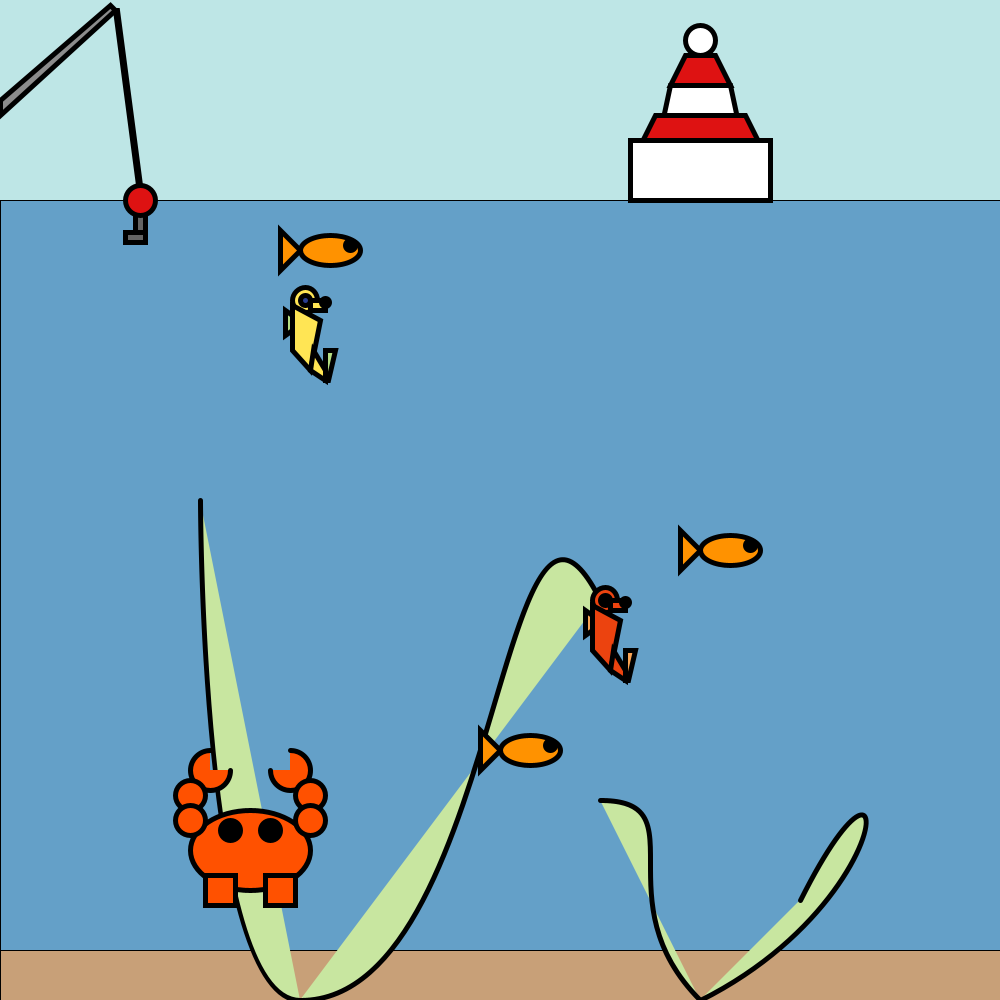
Frame 1 (no input)
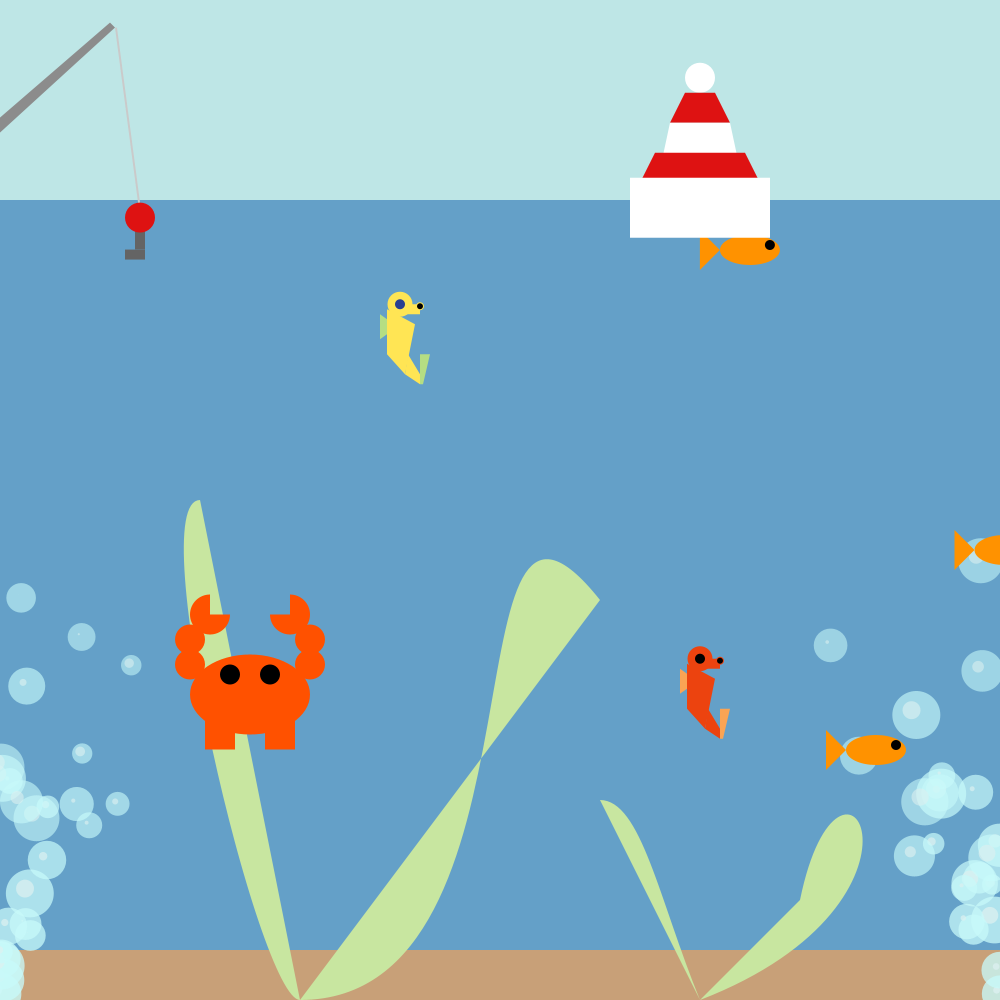
Frame 60 (the mouse pressed at the canvas centre just before this capture)
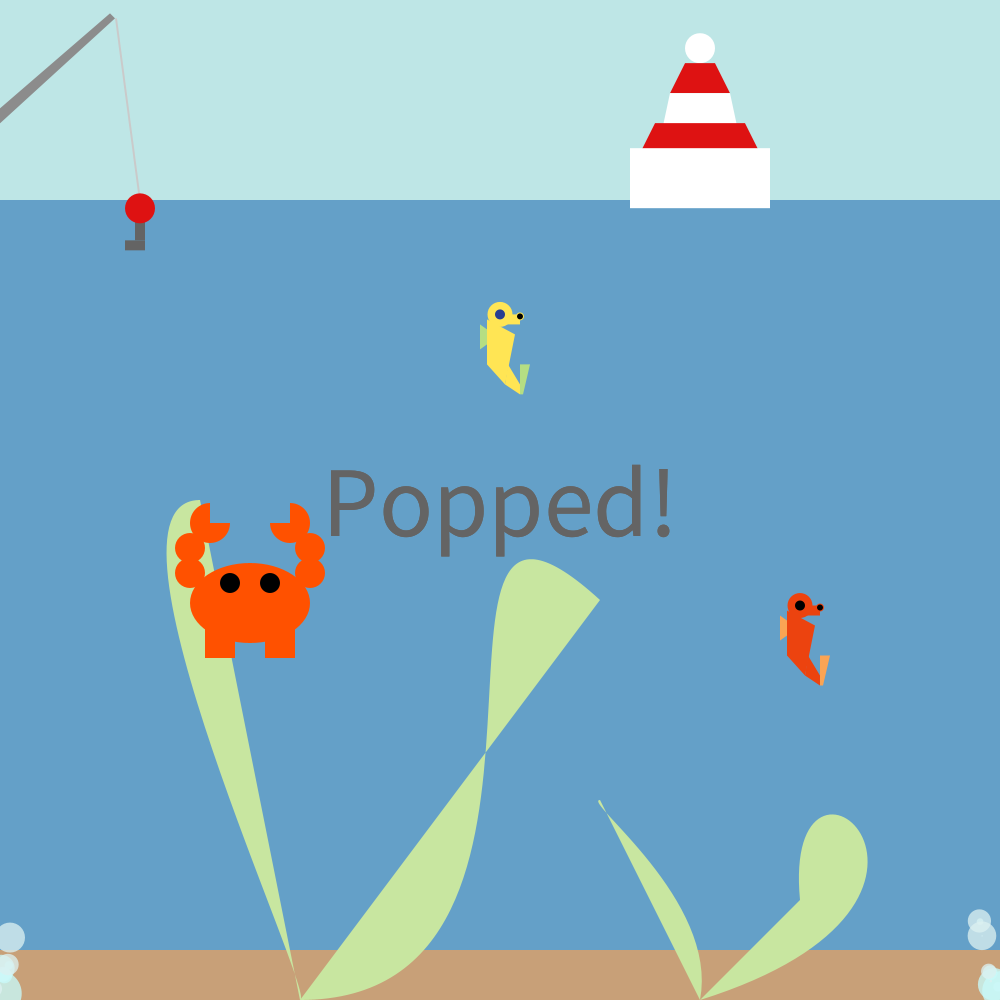
Frame 120 (the mouse held since frame 60 and released just before this capture)

The Processing sketch that drew these frames (run headless with seeded random() and noise(); from frame 60 on, the mouse is pressed at the canvas centre):

// Processing sketch: group_1_assignment6
// ── group_1_assignment6.pde
BubbleSystem bubs;
BubbleSystem bubs2;
float bz;
boolean change;

Crab crab1;

Fish fish1;
Fish fish2;
Fish fish3;

Buoy buoy;
Rod rod;
Seahorse seahorse;
Seahorse2 seahorse2;

void setup() {
  size(1000, 1000);
  //bubble = new Bubble(500, 900, random(-0.1, 0.01), random(-10, -5), 100, color(200, 250, 250));
  // creates two particle systems
  bubs = new BubbleSystem(0, 1000);
  bubs2 = new BubbleSystem(1000, 1000);
  crab1 =  new Crab(250, 850, 5, 0.05, 1);
  fish1 = new Fish(300, 250, 2.5, 0.2, 1);
  fish2 = new Fish(500, 750, 2, 0.25, 1);
  fish3 = new Fish(700, 550, 1.5, 0.4, 1);
  
  buoy = new Buoy(700, 40, 5.0, 60, 0.01);
  rod = new Rod(70, 0, 6.0, 10, 0.01);
  seahorse = new Seahorse(300, 300, 300, 500, 3.0, 330, 0.01);
  seahorse2 = new Seahorse2(0, 0, 0, 200, 1.0, 80, 0.01);
}

void draw() {
  // draw the sky, ocean, and ground
  background(190, 230, 230);
  fill(100, 160, 200);
  rect(0, 200, 1000, 800);
  fill(200, 160, 120);
  rect(0, 950, 1000, 50);
  strokeWeight(5);
  fill(200, 230, 160);
  bezier(300, 1000, 500 + bz, 1000, 500 - bz, 400, 600, 600);
  bezier(300, 1000, 200 + bz, 1000, 200 - bz, 500, 200, 500);
  bezier(700, 1000, 600 + bz, 900, 700 - bz, 800, 600, 800);
  bezier(700, 1000, 900 + bz, 900, 900 - bz, 700, 800, 900);
  if (bz >= 200) {
    change = false;
  }
  if (bz <= 0){
    change = true;
  }
  if (change == true)
  {
    bz += 1;
  } 
  else {
    bz -= 1;
  }

  // calls the particle system to create and move bubbles
  bubs.createBubbles();
  bubs.moveBubbles();
  bubs2.createBubbles();
  bubs2.moveBubbles();
  crab1.display();
  crab1.applyforces();
  fish1.display();
  fish1.move();
  fish1.reset();
  fish2.display();
  fish2.move();
  fish2.reset();
  fish3.display();
  fish3.move();
  fish3.reset();
  buoy.display();
  buoy.bob();
  seahorse.move();
  seahorse.display();
  seahorse.jump();
  rod.display();
  rod.bob();
  seahorse2.move();
  seahorse2.display();
  seahorse2.jump();
}

// ── Bubble.pde
class Bubble {
  float x, y;
  float vx, vy;
  float r;
  color c;
  float alpha = 200;

  Bubble(float x, float y, float vx, float vy, float r, color c) {
    this.x = x;
    this.y = y;
    this.vx = vx;
    this.vy = vy;
    this.r = r;
    this.c = c;
  }
  // add force (acceleration), velocity, and gravity to position
  void applyForces(float fx, float fy) { 
    // if the mouse is inside the ocean, move the bubble towards the mouse
    if (mouseX > 0 && mouseX < width && mouseY > 200 && mouseY < height) {
      PVector mouse = new PVector(mouseX, mouseY);
      mouse.x = mouseX - x;
      mouse.y = mouseY - y;
      mouse.setMag(0.8);
      fy = mouse.x;
      fy = mouse.y;
    }
    // change position based on velocity and acceleration
    vy += fy;
    vx += fx;
    y += vy;
    x += vx;
    // decrease alpha to transparency
    alpha -= 1;
  }

  // draws the bubbles as two ellipses
  void display() {
    noStroke();
    fill(c, alpha);
    ellipse(x, y, r, r);
    fill(220, 240, 240, alpha);
    ellipse(x - r/10, y - r/10, r-30, r-30);
  }
  
  // decrease the radius to make the bubbles gradually disappear
  void disappear(){
    r -= 5;
    if (r <= 0){
      r = 0;
    }
  }

  // returns boolean to kill the bubble when out of ocean or when transparent
  boolean isAlive() {
    if ((alpha < 0) || (x < 0) || (x > 1000) || (y < 250) || (y > 1000) || (r == 0)) {
      return false;
    }
    else {
      return true;
    }
  }
}

// ── BubbleSystem.pde
//Credit: Altered Daniel Shiffman's simple particle system example on processing.org
class BubbleSystem {
  // create an array list of bubble objects (this is the Particle system)
  ArrayList<Bubble> bubs;
  float x, y;

  BubbleSystem(float x, float y) {
    this.x = x;
    this.y = y;
    bubs = new ArrayList<Bubble>();
  }
  
  // add a new bubble object every frame
  void createBubbles() {
    bubs.add(new Bubble(x, y, random(-3, 3), random(-10, -5), random(20, 50), color(200, 250, 250)));
  }

  // apply forces and display each bubble in the arraylist
  void moveBubbles() {
    for (int i=bubs.size()-1; i > 0; i--) {
      Bubble bub = bubs.get(i);
      bub.applyForces(random(-0.1, 0.1), random(0.05, 0.1));
      bub.display();
      // if the bubble is dead, remove it
      if (!bub.isAlive()) {
        bubs.remove(i);
      }
    }
    // make bubble disappear gradually when mouse is pressed
    if (mousePressed == true && mouseX > 0 && mouseX < width && mouseY > 200 && mouseY < height) {
      for (int j=bubs.size()-1; j > 0; j--) {
        //bubs.remove(j);
        Bubble bub = bubs.get(j);
        bub.disappear();
      }
      // checks to see if mouse is pressed
      textAlign(CENTER, CENTER);
      fill(100);
      textSize(100);
      text("Popped!", 500, 500);
    }
    //println(bubs.size());
  }
  // Attempt to remove a bubble from array but did not work so changed to arraylist
  int [] removeIndex (int [] bubs, int index) {
    int fin_index = bubs.length - 1;
    int prev = bubs[index];
    bubs[index] = bubs[fin_index];
    bubs[fin_index] = prev;
    bubs = shorten(bubs);
    return bubs;
  }
}

// ── Buoy.pde
class Buoy {
  float x, y;
  float vy, m, ry, ks;
  PShape buoy, top, b1, b2, b3, bottom;
  PShape bob;
  
  Buoy(float _x, float _y, float _m, float _ry, float _ks) {
    x = _x;
    y = _y;
    m = _m;
    ry = _ry;
    ks = _ks;
  }
  
  void display(){
    fill(255, 255, 255);
    buoy = createShape(GROUP);
    top = createShape(ELLIPSE, 0, 0, 30, 30);
    fill(222, 18, 18);
    b1 = createShape(QUAD, -15, 15, 15, 15, 30, 45, -30, 45);
    fill(255, 255, 255);
    b2 = createShape(QUAD, -30, 45, 30, 45, 45, 115, -45, 115);
    fill(222, 18, 18);
    b3 = createShape(QUAD, -45, 75, 45, 75, 60, 105, -60, 105);
    fill(255, 255, 255);
    bottom = createShape(RECT, -70, 100, 140, 60);
    
    buoy.addChild(top);
    buoy.addChild(b1);
    buoy.addChild(b2);
    buoy.addChild(b3);
    buoy.addChild(bottom);
    shape(buoy, x, y);
  }
  
  void bob(){
    float f = -(ks * (y-ry));
    float a = f/m;
    vy = vy + a;
    y += vy;
  }
}

// ── Crab.pde
class Crab {
  float x, y;
  float vy;
  float ay;
  float friction;
  PShape crab, body,eye1,eye2, claw1,claw2, arm1,arm2,arm3,arm4,leg1,leg2;

  Crab(float _x, float _y, float _vy, float _ay, float fr){
    x = _x;
    y = _y;
    vy = _vy;
    ay = _ay;
    friction = fr;
    
  }
  
  void display(){
    fill(255,81,0);
    crab = createShape(GROUP);
    body = createShape(ELLIPSE, 0,0,120,80);
    claw1 = createShape(ARC, -40, -80,40,40,0, 3*PI/2 );
    claw2 = createShape(ARC, 40, -80,40,40,-PI/2,PI );
    arm1 = createShape(ELLIPSE, 60,-55,30,30);
    arm2 = createShape(ELLIPSE, 60,-30,30,30);
    arm3 = createShape(ELLIPSE, -60,-55,30,30);
    arm4 = createShape(ELLIPSE, -60,-30,30,30);
    leg1 = createShape(RECT,-45,25,30,30);
    leg2 = createShape(RECT,15,25,30,30);
    
    fill(0,0,0);
    eye1 = createShape(ELLIPSE,-20,-20,20,20);
    eye2 = createShape(ELLIPSE,20,-20,20,20);

    
    crab.addChild(body);
    crab.addChild(eye1);
    crab.addChild(eye2);
    crab.addChild(claw1);
    crab.addChild(claw2);
    crab.addChild(arm1);
    crab.addChild(arm2);
    crab.addChild(arm3);
    crab.addChild(arm4);
    crab.addChild(leg1);
    crab.addChild(leg2);
    shape(crab,x,y);
  }
  
  void applyforces(){
  vy += ay;
  vy *= friction;
  y += vy;
   if (y > (height - 100)) {
  vy = -vy;
 }
  }
}

// ── Fish.pde
class Fish{
  float x, y;
  float vy;
  float ay;
  float friction;
  float ogspeed;
  PShape fish, tail, body, eye;
  
  Fish(float _x, float _y, float _vy, float _ay, float fric){
    x = _x;
    y = _y;
    vy = _vy;
    ay = _ay;
    friction = fric;
    ogspeed = vy;
    
  }
  
  void display(){
    fill(255,146,0);
    fish = createShape(GROUP);
    tail = createShape(TRIANGLE,-20,-20,-20,20,0,0);
    body = createShape(ELLIPSE,30,0,60,30);
    
    fill(0,0,0);
    eye = createShape(ELLIPSE,50,-5,10,10);
    
    fish.addChild(tail);
    fish.addChild(body);
    fish.addChild(eye);
    shape(fish,x,y);
  
  }

  void move(){
  vy += ay;
  vy *= friction;
  x += vy;
  if(vy > (ogspeed*5)){
    vy = ogspeed;
  }
  }
  
  void reset(){
  if(x > width + 200){
    x = random(-500,0);
    y = random(250,900);
  
  }
  }

}

// ── Rod.pde
class Rod {
  float x, y;
  float vy, m, ry, ks;
  PShape fishing, rod, string, bob, hook, hook2;

  Rod(float _x, float _y, float _m, float _ry, float _ks) {
    x = _x;
    y = _y;
    m = _m;
    ry = _ry;
    ks = _ks;
  }
  
  void display(){
    fill(140, 140, 140);
    fishing = createShape(GROUP);
    rod = createShape(QUAD, -70, 100, 40, 5, 45, 10, -70, 115);
    fill(202, 202, 202);
    string = createShape(QUAD, 45, 10, 47, 10, 72, 200, 70, 200);
    fill(222, 18, 18);
    bob = createShape(ELLIPSE, 70, 200, 30, 30);
    fill(100, 100, 100);
    hook = createShape(RECT, 65, 212, 10, 20);
    hook2 = createShape(RECT, 55, 232, 20, 10);
    
    fishing.addChild(hook2);
    fishing.addChild(rod);
    fishing.addChild(string);
    fishing.addChild(hook);
    shape(fishing, x, y);
    
    fill(222, 18, 18);
    bob = createShape(ELLIPSE, 70, 200, 30, 30);
    shape(bob, x, y);
  }
  
  void bob(){
    float f = -(ks * (y-ry));
    float a = f/m;
    vy = vy + a;
    y += vy;
  }
  
}

// ── Seahorse.pde
class Seahorse {
  float x, y, x2, currentx;
  float vy, m, ry, ks;
  PShape seahorse, head, nose, body, tail, tail2, bodyfin, eye, nostril, nostrilhole;
  boolean forward = true;
  
  Seahorse(float _x, float _y, float _currentx, float _x2, float _m, float _ry, float _ks) {
    x = _x;
    x2 = _x2;
    currentx = _currentx;
    y = _y;
    m = _m;
    ry = _ry;
    ks = _ks;
  }
  
  void display(){
    fill(236, 67, 15);
    seahorse = createShape(GROUP);
    head = createShape(ELLIPSE, 300, 300, 25, 25);
    nose = createShape(RECT, 305, 300, 15, 10);
    nostril = createShape(ELLIPSE, 320, 302, 8, 8);
    fill(0, 0, 0);
    nostrilhole = createShape(ELLIPSE, 320, 302, 6, 6);
    fill(236, 67, 15);
    body = createShape(QUAD, 287, 305, 315, 320, 305, 370, 287, 350);
    tail = createShape(QUAD, 305, 370, 308, 350, 320, 370, 320, 380);
    fill(250, 164, 84);
    tail2 = createShape(QUAD, 320, 380, 320, 350, 330, 350, 323, 380);
    bodyfin = createShape(QUAD, 280, 310, 287, 315, 287, 330, 280, 335);
    fill(0, 0, 0);
    eye = createShape(ELLIPSE, 300, 300, 10, 10);
    
    seahorse.addChild(head);
    seahorse.addChild(nose);
    seahorse.addChild(nostril);
    seahorse.addChild(nostrilhole);
    seahorse.addChild(eye);
    seahorse.addChild(body);
    seahorse.addChild(tail);
    seahorse.addChild(tail2);
    seahorse.addChild(bodyfin);
    shape(seahorse, currentx, y);
  }
  
  void move(){
    // if currentx is at x or greater than x and moving forwards to x2
    if (currentx < x2 && forward == true && currentx >= x){
      currentx += 5;
    // else if currentx is at x2 and now switching directions
    } else if (currentx >= x2 && forward == true){
      forward = false;
      currentx -= 5;
    // else if currentx is in between x and x2 and moving backwards to x
    } else if (currentx < x2 && forward == false && currentx > x){
      currentx -= 5;
    } else {
      forward = true;
      currentx += 5;
    }
  }
  
  void jump(){
    float f = -(ks * (y-ry));
    float a = f/m;
    vy = vy + a;
    y += vy;
  }
  
}

// ── Seahorse2.pde
class Seahorse2 {
  float x, y, x2, currentx;
  float vy, m, ry, ks;
  PShape seahorse, head, nose, body, tail, tail2, bodyfin, eye, nostril, nostrilhole;
  boolean forward = true;
  
  Seahorse2(float _x, float _y, float _currentx, float _x2, float _m, float _ry, float _ks) {
    x = _x;
    x2 = _x2;
    currentx = _currentx;
    y = _y;
    m = _m;
    ry = _ry;
    ks = _ks;
  }
  
  void display(){
    fill(255, 229, 84);
    seahorse = createShape(GROUP);
    head = createShape(ELLIPSE, 300, 300, 25, 25);
    nose = createShape(RECT, 305, 300, 15, 10);
    nostril = createShape(ELLIPSE, 320, 302, 8, 8);
    fill(0, 0, 0);
    nostrilhole = createShape(ELLIPSE, 320, 302, 6, 6);
    fill(255, 229, 84);
    body = createShape(QUAD, 287, 305, 315, 320, 305, 370, 287, 350);
    tail = createShape(QUAD, 305, 370, 308, 350, 320, 370, 320, 380);
    fill(181, 222, 131);
    tail2 = createShape(QUAD, 320, 380, 320, 350, 330, 350, 323, 380);
    bodyfin = createShape(QUAD, 280, 310, 287, 315, 287, 330, 280, 335);
    fill(41, 62, 145);
    eye = createShape(ELLIPSE, 300, 300, 10, 10);
    
    seahorse.addChild(head);
    seahorse.addChild(nose);
    seahorse.addChild(nostril);
    seahorse.addChild(nostrilhole);
    seahorse.addChild(eye);
    seahorse.addChild(body);
    seahorse.addChild(tail);
    seahorse.addChild(tail2);
    seahorse.addChild(bodyfin);
    shape(seahorse, currentx, y);
  }
  
  void move(){
    // if currentx is at x or greater than x and moving forwards to x2
    if (currentx < x2 && forward == true && currentx >= x){
      currentx += 5;
    // else if currentx is at x2 and now switching directions
    } else if (currentx >= x2 && forward == true){
      forward = false;
      currentx -= 5;
    // else if currentx is in between x and x2 and moving backwards to x
    } else if (currentx < x2 && forward == false && currentx > x){
      currentx -= 5;
    } else {
      forward = true;
      currentx += 5;
    }
  }
  
  void jump(){
    float f = -(ks * (y-ry));
    float a = f/m;
    vy = vy + a;
    y += vy;
  }
  
}
